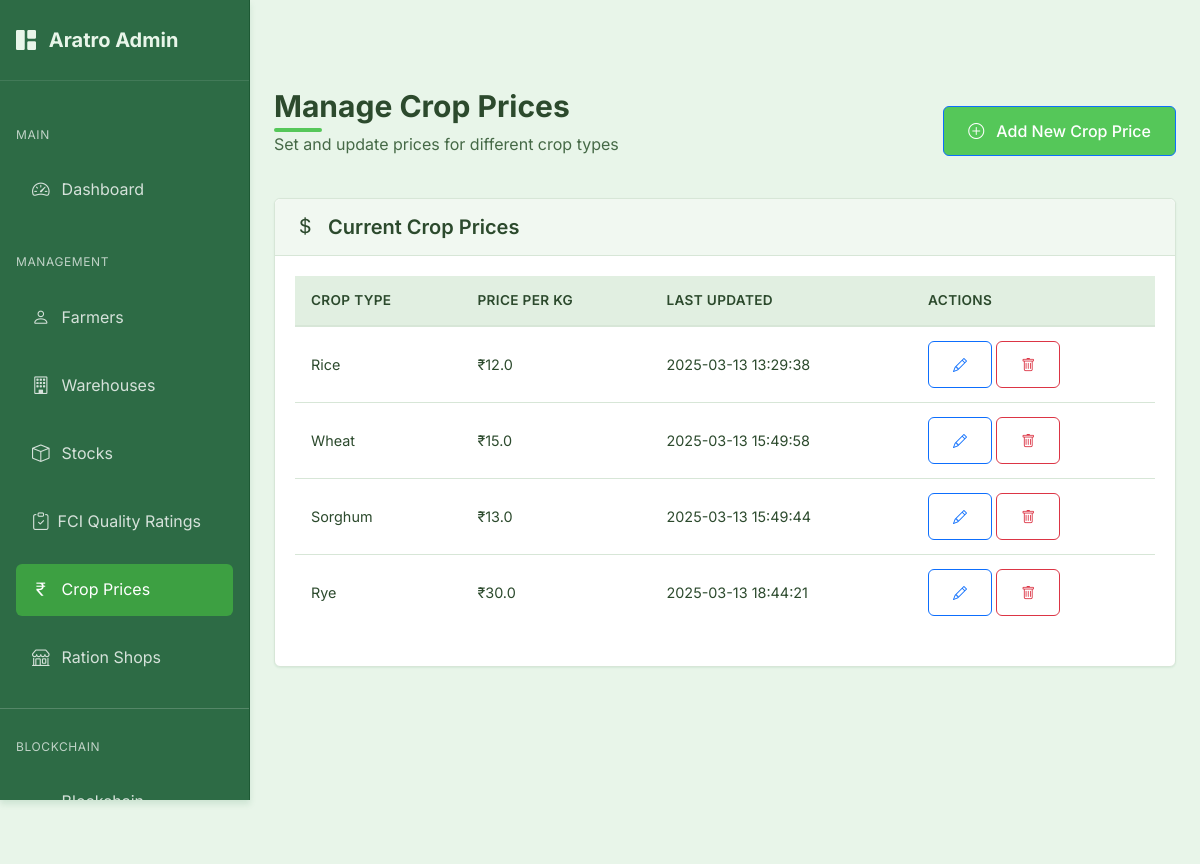
The app's page /admin/crop-prices (signed in) with its own data.
### models.py (models this page shows, shortened)
class CropPrice(db.Model):
    id = db.Column(db.Integer, primary_key=True, autoincrement=True)
    crop_type = db.Column(db.String(100), unique=True, nullable=False)  # Type of crop (e.g., 'Rice', 'Wheat')
    price_per_kg = db.Column(db.Float, nullable=False)  # Price per kg in currency
    created_at = db.Column(db.DateTime, nullable=False, default=datetime.utcnow)
    updated_at = db.Column(db.DateTime, nullable=False, default=datetime.utcnow, onupdate=datetime.utcnow)

### routes.py (the view)
@admin.route('/crop-prices')
@admin_required
def crop_prices():
    crop_prices = CropPrice.query.all()
    return render_template('admin/crop_prices.html', crop_prices=crop_prices)

### app.py (called while the page is built)
@login_manager.user_loader
def load_user(user_id):
    try:
        if user_id.startswith('admin_'):
            admin_id = int(user_id.split('_')[1])
            return Admin.query.get(admin_id)
        else:
            return User.query.get(int(user_id))
    except Exception as e:
        logger.error(f"Error loading user: {e}")
        return None

@app.teardown_request
def teardown_request(exception=None):
    if exception:
        try:
            db.session.rollback()
            logger.warning(f"Transaction rolled back due to exception: {str(exception)}")
        except Exception as e:
            logger.error(f"Error during rollback: {str(e)}")
    try:
        db.session.rollback()
        db.session.remove()
    except Exception as e:
        logger.error(f"Error removing session: {str(e)}")

### models.py (called while the page is built)
    def get_id(self):
        return f"admin_{self.id}"

    def __repr__(self):
        return f'<Admin {self.email}>'

### routes.py (called while the page is built)
@admin.context_processor
def inject_admin_data():
    admin_data = {'current_user': current_user}
    if current_user.is_authenticated:
        admin_user = Admin.query.get(current_user.id)
        if admin_user:
            admin_data['admin_user'] = admin_user
    return admin_data

### templates/admin/crop_prices.html (shortened to what this page needs)
{% extends "admin/base_admin.html" %}
{% block admin_content %}
<div class="page-header d-flex justify-content-between align-items-center">
    <div>
        <h1 class="page-title">Manage Crop Prices</h1>
        <p class="page-subtitle">Set and update prices for different crop types</p>
    </div>
    <div>
        <button type="button" class="btn btn-primary" data-bs-toggle="modal" data-bs-target="#addCropPriceModal">
            <i class="bi bi-plus-circle me-1"></i> Add New Crop Price
        </button>
    </div>
</div>
<div class="admin-card">
    <div class="admin-card-header">
        <h5 class="admin-card-title">
            <i class="bi bi-currency-dollar me-2"></i>
            Current Crop Prices
        </h5>
    </div>
    <div class="admin-card-body">
        {% if crop_prices %}
            <div class="table-responsive">
                <table class="table table-hover">
                    <thead>
                        <tr>
                            <th>Crop Type</th>
                            <th>Price per Kg</th>
                            <th>Last Updated</th>
                            <th>Actions</th>
                        </tr>
                    </thead>
                    <tbody>
                        {% for price in crop_prices %}
                            <tr>
                                <td>{{ price.crop_type }}</td>
                                <td>₹{{ price.price_per_kg }}</td>
                                <td>{{ price.updated_at.strftime('%Y-%m-%d %H:%M:%S') }}</td>
                                <td>
                                    <button type="button" class="btn btn-sm btn-outline-primary edit-price-btn"
                                            data-id="{{ price.id }}"
                                            data-crop-type="{{ price.crop_type }}"
                                            data-price="{{ price.price_per_kg }}"
                                            data-bs-toggle="modal"
                                            data-bs-target="#editCropPriceModal">
                                        <i class="bi bi-pencil"></i>
                                    </button>
                                    <button type="button" class="btn btn-sm btn-outline-danger delete-price-btn"
                                            data-id="{{ price.id }}"
                                            data-crop-type="{{ price.crop_type }}"
                                            data-bs-toggle="modal"
                                            data-bs-target="#deleteCropPriceModal">
                                        <i class="bi bi-trash"></i>
                                    </button>
                                </td>
                            </tr>
                        {% endfor %}
                    </tbody>
                </table>
            </div>
        {% endif %}
    </div>
</div>
{% endblock %}

### static/css/style.css (style rules this page uses)
:root { --primary-color: #55c759; --primary-dark: #3da042; --primary-light: #7ed681; --secondary-color: #358856; --secondary-dark: #246b3d; --secondary-light: #4a9d6a; --accent-1: #92d275; --accent-2: #6ab04c; --accent-3: #437c2d; --background-color: #e8f5e9; --surface-color: #f1f8f1; --surface-hover: #e1efe1; --text-primary: #2c4a2d; --text-secondary: #456946; --text-light: #588559; --success-color: #55c759; --error-color: #e57373; --error-color-rgb: 229, 115, 115; --warning-color: #ffd54f; --info-color: #4db6ac; --border-color: #d7e6d7; --border-radius: 0.375rem; --shadow-sm: 0 1px 2px rgba(53, 136, 86, 0.1); --shadow-md: 0 4px 6px rgba(53, 136, 86, 0.15); --shadow-lg: 0 10px 15px rgba(53, 136, 86, 0.2); --spacing-xs: 0.25rem; --spacing-sm: 0.5rem; --spacing-md: 1rem; --spacing-lg: 1.5rem; --spacing-xl: 2rem; --font-family: 'Inter', system-ui, -apple-system, BlinkMacSystemFont, 'Segoe UI', Roboto, Oxygen, Ubuntu, Cantarell, 'Open Sans', 'Helvetica Neue', sans-serif; }
* { margin: 0; padding: 0; box-sizing: border-box; }
body { font-family: var(--font-family); background-color: var(--background-color); color: var(--text-primary); line-height: 1.6; min-height: 100vh; }
h1, h2, h3, h4, h5, h6 { margin-bottom: var(--spacing-md); color: var(--text-primary); font-weight: 600; }
h1 { font-size: 1.875rem; position: relative; display: inline-block; margin-bottom: 1.5rem; }
h1::after { content: ''; position: absolute; bottom: -0.5rem; left: 0; width: 3rem; height: 0.25rem; background: var(--primary-color); border-radius: 0.125rem; }
.btn { display: inline-flex; align-items: center; gap: 0.5rem; padding: 0.75rem 1.5rem; border-radius: var(--border-radius); font-weight: 500; transition: all 0.2s ease; cursor: pointer; text-decoration: none; }
.btn-primary { background-color: var(--primary-color); color: white; }
.table { width: 100%; border-collapse: collapse; font-size: 0.9rem; }
.table th { background-color: var(--surface-hover); color: var(--text-primary); font-weight: 600; text-align: left; padding: 0.875rem 1rem; border-bottom: 2px solid var(--border-color); font-size: 0.85rem; text-transform: uppercase; letter-spacing: 0.025em; }
.table td { padding: 0.875rem 1rem; border-bottom: 1px solid var(--border-color); color: var(--text-primary); vertical-align: middle; }
.table tr:last-child td { border-bottom: none; }
body { font-family: var(--font-family); background-color: var(--background-color); color: var(--text-primary); line-height: 1.6; padding-top: 4rem; min-height: 100vh; }

### templates/admin/base_admin.html (style rules this page uses)
:root { --primary-color: #55c759; --primary-dark: #3da042; --primary-light: #7ed681; --secondary-color: #358856; --secondary-dark: #246b3d; --secondary-light: #4a9d6a; --accent-1: #92d275; --accent-2: #6ab04c; --accent-3: #437c2d; --background-color: #e8f5e9; --surface-color: #f1f8f1; --surface-hover: #e1efe1; --text-primary: #2c4a2d; --text-secondary: #456946; --text-light: #588559; --success-color: #55c759; --error-color: #e57373; --warning-color: #ffd54f; --info-color: #4db6ac; --border-color: #d7e6d7; --border-radius: 0.375rem; --shadow-sm: 0 1px 2px rgba(53, 136, 86, 0.1); --shadow-md: 0 4px 6px rgba(53, 136, 86, 0.15); --shadow-lg: 0 10px 15px rgba(53, 136, 86, 0.2); }
body { font-family: 'Inter', sans-serif; background-color: var(--background-color); color: var(--text-primary); }
.page-header { margin-bottom: 1.5rem; }
.page-title { font-weight: 700; color: var(--text-primary); margin-bottom: 0.5rem; }
.page-subtitle { color: var(--text-secondary); font-weight: 400; }
.admin-card { background-color: white; border-radius: var(--border-radius); box-shadow: var(--shadow-sm); border: 1px solid var(--border-color); margin-bottom: 1.5rem; transition: all 0.2s; }
.admin-card-header { padding: 1rem 1.25rem; border-bottom: 1px solid var(--border-color); background-color: var(--surface-color); border-radius: var(--border-radius) var(--border-radius) 0 0; display: flex; align-items: center; justify-content: space-between; }
.admin-card-title { font-weight: 600; margin-bottom: 0; color: var(--text-primary); }
.admin-card-body { padding: 1.25rem; }

### records on screen
CropPrice: crop_type "Rice", price_per_kg "12.0", updated_at "2025-03-13 13:29:38"
CropPrice: crop_type "Wheat", price_per_kg "15.0", updated_at "2025-03-13 15:49:58"
CropPrice: crop_type "Sorghum", price_per_kg "13.0", updated_at "2025-03-13 15:49:44"
CropPrice: crop_type "Rye", price_per_kg "30.0", updated_at "2025-03-13 18:44:21"
